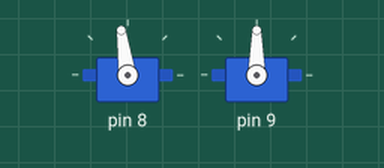
Simulated run of this sketch. Board: Arduino Uno, built with avr-gcc and run on an emulated ATmega328P. Shown: 2 × servo.

Above: at 0.15 s.
At 8.1 s:
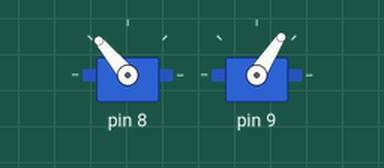
At 17.1 s:
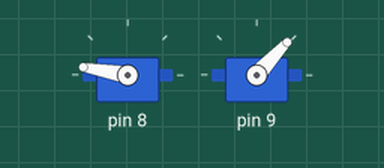
At 37.2 s:
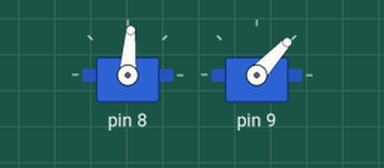
Timing chart, 0 to 40.0 s (numbered marks = the images above):
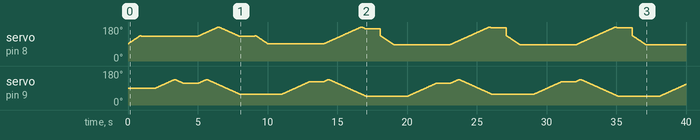

The sketch:

fish_lib_example.ino
```cpp
#include "Pez.h"

Pez myFish(8, 9);

void setup() {
  // put your setup code here, to run once:
}

void loop() {
  //-- Move head 1s from -90º to 90º, then wait for 1s
  myFish.move_head(1000, 20, 45);
  delay(1000);

  //-- Move tail 2s from -45º to 45º, then wait for 1s
  myFish.move_tail(2000, 30, 45);
  delay(1000);

  //-- Move both 3s, then wait for 1s
  myFish.move_head_and_tail(3000, 30, 90, 45);
  delay(1000);

}
```

Pez.cpp
```cpp
#include <Arduino.h>
#include "Pez.h"

Pez::Pez(uint8_t head_pin, uint8_t tail_pin)
{
  this->head_pin = head_pin;
  this->tail_pin = tail_pin;

  head_servo.attach(head_pin);
  tail_servo.attach(tail_pin);

  head_pos = 90;
  tail_pos = 90;

  head_servo.write(head_pos);
  tail_servo.write(tail_pos);
}

void Pez::move_head(int time, int wait, int max_angle)
{
  int current_time = 0;

  //-- Check limits
  int8_t dir = 1; // 1 positive, -1 negative

  while (current_time < time)
  {
    head_pos += dir;

    if (head_pos > 90+max_angle)
    {
      head_pos = 90+max_angle;
      dir = -1;
    }
    else if (head_pos < 90-max_angle)
    {
      head_pos = 90-max_angle;
      dir = 1;
    }

    head_servo.write(head_pos);
    delay(wait);
    current_time+=wait;
  }
}

void Pez::move_tail(int time, int wait, int max_angle)
{
  int current_time = 0;

  //-- Check limits
  int8_t dir = 1; // 1 positive, -1 negative

  while (current_time < time)
  {
    tail_pos += dir;

    if (tail_pos > 90+max_angle)
    {
      tail_pos = 90+max_angle;
      dir = -1;
    }
    else if (tail_pos < 90-max_angle)
    {
      tail_pos = 90-max_angle;
      dir = 1;
    }

    tail_servo.write(tail_pos);
    delay(wait);
    current_time+=wait;
  }
}

void Pez::move_head_and_tail(int time, int wait, int head_max_angle, int tail_max_angle)
{
  int current_time = 0;

  //-- Check limits
  int8_t head_dir = 1, tail_dir = 1; // 1 positive, -1 negative

  while (current_time < time)
  {
    head_pos += head_dir;
    tail_pos += tail_dir;

    if (head_pos > 90+head_max_angle)
    {
      head_pos = 90+head_max_angle;
      head_dir = -1;
    }
    else if (head_pos < 90-head_max_angle)
    {
      head_pos = 90-head_max_angle;
      head_dir = 1;
    }

    if (tail_pos > 90+tail_max_angle)
    {
      tail_pos = 90+tail_max_angle;
      tail_dir = -1;
    }
    else if (tail_pos < 90-tail_max_angle)
    {
      tail_pos = 90-tail_max_angle;
      tail_dir = 1;
    }

    head_servo.write(head_pos);
    tail_servo.write(tail_pos);
    delay(wait);
    current_time+=wait;
  }
}
```

Pez.h
```cpp
#include <Servo.h>

class Pez
{
  public:
    Pez(uint8_t head_pin, uint8_t tail_pin);

    void move_head(int time, int wait, int max_angle=90);
    void move_tail(int time, int wait, int max_angle=90);
    void move_head_and_tail(int time, int wait, int head_max_angle=90, int tail_max_angle=90);

  private:
    uint8_t head_pin, tail_pin;
    uint8_t head_pos, tail_pos;
    Servo head_servo, tail_servo;
};
```
